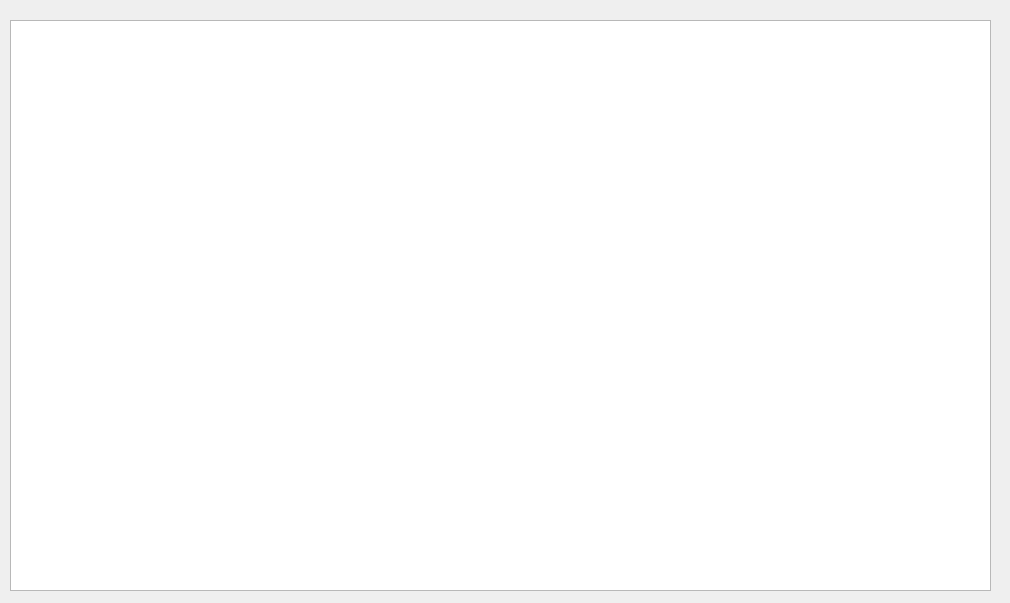
<?xml version="1.0" encoding="UTF-8"?>
<ui version="4.0">
 <class>Form</class>
 <widget class="QWidget" name="Form">
  <property name="geometry">
   <rect>
    <x>0</x>
    <y>0</y>
    <width>1010</width>
    <height>603</height>
   </rect>
  </property>
  <property name="windowTitle">
   <string>Form</string>
  </property>
  <widget class="QTableView" name="tableView">
   <property name="geometry">
    <rect>
     <x>10</x>
     <y>20</y>
     <width>981</width>
     <height>571</height>
    </rect>
   </property>
  </widget>
 </widget>
 <resources/>
 <connections/>
</ui>
